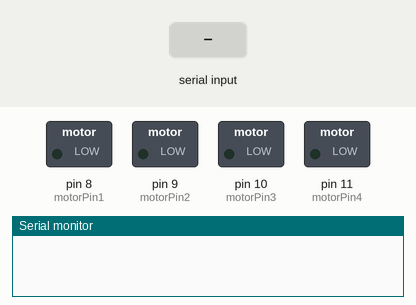
Recording of a sketch running on a simulated Arduino Uno, built with avr-gcc and run on an emulated ATmega328P. On the bench: switched loads named in the sketch (green lamp = pin HIGH), the last lines printed to the serial monitor. Dashed ring = blinking. The inputs (shaded band) are chosen by the test bench.

Above: at 1.2 s.
1.3 s: "START" received over Serial
At 2.65 s:
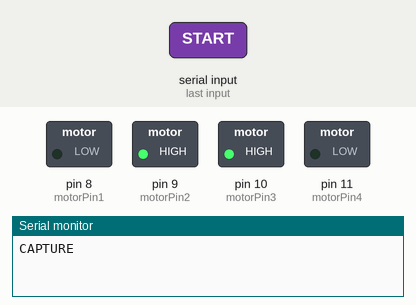
At 3.65 s:
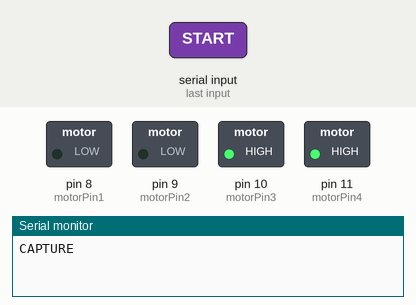
Timing chart, 0 to 10.3 s (numbered marks = the images above; inputs shaded):
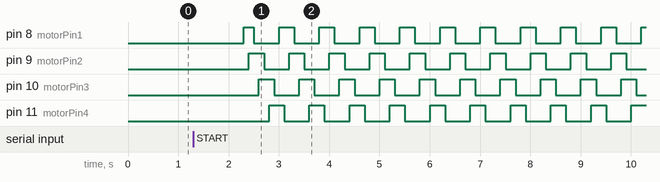

Measured:
- after the input at 1.3 s, pin 8 (motorPin1): LOW → HIGH after 1.0 s, then repeats every 0.80 s: LOW 0.50 s, HIGH 0.30 s; pin 9 (motorPin2): alternates HIGH for 0.30 s and LOW for 0.50 s, starting after 1.1 s

The sketch:

worked1.ino
```cpp
const int motorPin1 = 8;
const int motorPin2 = 9;
const int motorPin3 = 10;
const int motorPin4 = 11;

const int stepSequence[8][4] = {
  {1, 0, 0, 0},
  {1, 1, 0, 0},
  {0, 1, 0, 0},
  {0, 1, 1, 0},
  {0, 0, 1, 0},
  {0, 0, 1, 1},
  {0, 0, 0, 1},
  {1, 0, 0, 1}
};

const int stepsPerRevolution = 4096;
const int stepsBetweenCaptures = stepsPerRevolution / 100;  // 41 steps

void setup() {
  pinMode(motorPin1, OUTPUT);
  pinMode(motorPin2, OUTPUT);
  pinMode(motorPin3, OUTPUT);
  pinMode(motorPin4, OUTPUT);
  Serial.begin(9600);
}

void loop() {
  if (Serial.available()) {
    String command = Serial.readString();
    if (command.startsWith("START")) {
      for (int i = 0; i < stepsPerRevolution; i++) {
        takeStep(i % 8);
        delay(100);  // Increased delay to slow down the rotation
        if (i % stepsBetweenCaptures == 0) {
          Serial.println("CAPTURE");
        }
      }
      // Turn off all pins after rotation
      digitalWrite(motorPin1, LOW);
      digitalWrite(motorPin2, LOW);
      digitalWrite(motorPin3, LOW);
      digitalWrite(motorPin4, LOW);
    }
  }
}

void takeStep(int stepIndex) {
  digitalWrite(motorPin1, stepSequence[stepIndex][0]);
  digitalWrite(motorPin2, stepSequence[stepIndex][1]);
  digitalWrite(motorPin3, stepSequence[stepIndex][2]);
  digitalWrite(motorPin4, stepSequence[stepIndex][3]);
}
```
